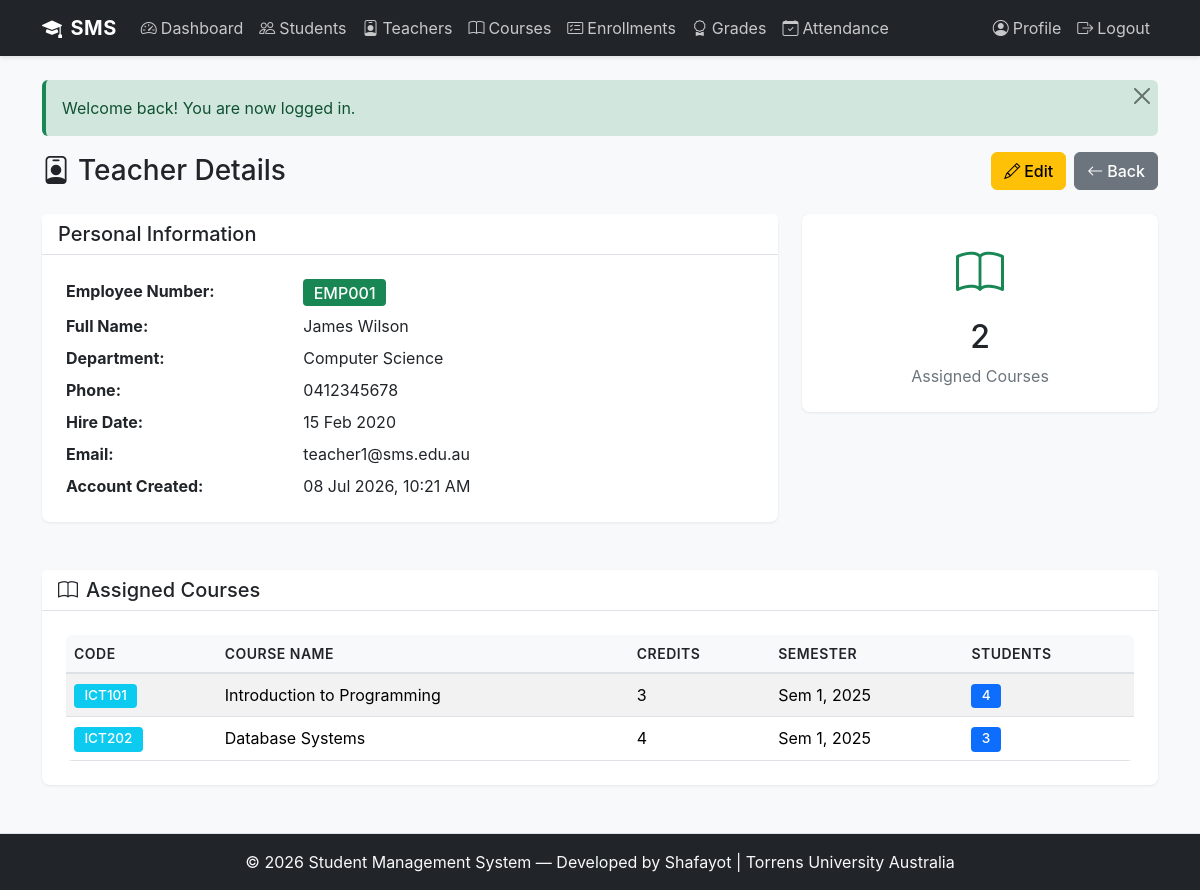
The app's page /public/teachers/view.php?id=1 (signed in) with its own data.
### tables this page shows
CREATE TABLE teachers (
    id INT AUTO_INCREMENT PRIMARY KEY,
    user_id INT NOT NULL,
    employee_number VARCHAR(20) NOT NULL UNIQUE,
    first_name VARCHAR(50) NOT NULL,
    last_name VARCHAR(50) NOT NULL,
    department VARCHAR(100) NULL,
    phone VARCHAR(20) NULL,
    hire_date DATE NOT NULL,
    created_at DATETIME NOT NULL DEFAULT CURRENT_TIMESTAMP,
    FOREIGN KEY (user_id) REFERENCES users(id) ON DELETE CASCADE,
    INDEX idx_user_id (user_id),
    INDEX idx_employee_number (employee_number)
);

CREATE TABLE users (
    id INT AUTO_INCREMENT PRIMARY KEY,
    username VARCHAR(50) NOT NULL UNIQUE,
    email VARCHAR(100) NOT NULL UNIQUE,
    password_hash VARCHAR(255) NOT NULL,
    role ENUM('admin', 'teacher', 'student') NOT NULL DEFAULT 'student',
    is_active TINYINT(1) NOT NULL DEFAULT 1,
    created_at DATETIME NOT NULL DEFAULT CURRENT_TIMESTAMP,
    updated_at DATETIME NOT NULL DEFAULT CURRENT_TIMESTAMP ON UPDATE CURRENT_TIMESTAMP,
    INDEX idx_email (email),
    INDEX idx_role (role),
    INDEX idx_is_active (is_active)
);

### includes/db.php (called while the page is built, shortened)
<?php
class Database {
    private static $instance = null;
    public static function get_connection() {
        if (self::$instance === null) {
            try {
                $dsn = 'mysql:host=' . DB_HOST . ';dbname=' . DB_NAME . ';charset=' . DB_CHARSET;
                $options = [
                    PDO::ATTR_ERRMODE            => PDO::ERRMODE_EXCEPTION,
                    PDO::ATTR_DEFAULT_FETCH_MODE  => PDO::FETCH_ASSOC,
                    PDO::ATTR_EMULATE_PREPARES    => false,
                ];
                self::$instance = new PDO($dsn, DB_USER, DB_PASS, $options);
            } catch (PDOException $e) {
                error_log('Database connection failed: ' . $e->getMessage());
                die('Sorry, we could not connect to the database. Please try again later.');
            }
        }
        return self::$instance;
    }
    public static function query($sql, $params = []) {
        try {
            $pdo = self::get_connection();
            $stmt = $pdo->prepare($sql);
            $stmt->execute($params);
            return $stmt;
        } catch (PDOException $e) {
            error_log('Query failed: ' . $e->getMessage());
            die('Sorry, a database error occurred. Please try again later.');
        }
    }
    public static function fetch_all($sql, $params = []) {
        $stmt = self::query($sql, $params);
        return $stmt->fetchAll();
    }
    public static function fetch_one($sql, $params = []) {
        $stmt = self::query($sql, $params);
        return $stmt->fetch();
    }
}

### includes/functions.php (called while the page is built, shortened)
<?php
function sanitize($string) {
    return htmlspecialchars($string, ENT_QUOTES, 'UTF-8');
}
function format_date($date, $format = 'd M Y') {
    $datetime = new DateTime($date);
    return $datetime->format($format);
}
function format_datetime($datetime, $format = 'd M Y, h:i A') {
    $dt = new DateTime($datetime);
    return $dt->format($format);
}

### public/teachers/view.php (the view, shortened to what this page needs)
<?php
require_once __DIR__ . '/../../includes/header.php';
$teacher_id = intval($_GET['id'] ?? 0);
$teacher = Database::fetch_one(
    "SELECT t.*, u.email, u.username, u.created_at as account_created
     FROM teachers t JOIN users u ON t.user_id = u.id WHERE t.id = ?",
    [$teacher_id]
);
$courses = Database::fetch_all(
    "SELECT c.course_code, c.course_name, c.credits, c.semester, c.year,
            (SELECT COUNT(*) FROM enrollments e WHERE e.course_id = c.id AND e.status = 'active') as student_count
     FROM courses c WHERE c.teacher_id = ? ORDER BY c.year DESC, c.semester DESC",
    [$teacher_id]
);
?>
<div class="d-flex justify-content-between align-items-center mb-4">
    <h1 class="h3 mb-0"><i class="bi bi-person-badge me-2"></i>Teacher Details</h1>
    <div class="d-flex gap-2">
        <a href="<?php echo BASE_URL; ?>/teachers/edit.php?id=<?php echo $teacher_id; ?>" class="btn btn-warning">
            <i class="bi bi-pencil me-1"></i>Edit
        </a>
        <a href="<?php echo BASE_URL; ?>/teachers/list.php" class="btn btn-secondary">
            <i class="bi bi-arrow-left me-1"></i>Back
        </a>
    </div>
</div>
<div class="row g-4 mb-4">
    <div class="col-md-8">
        <div class="card">
            <div class="card-header bg-white"><h5 class="mb-0">Personal Information</h5></div>
            <div class="card-body">
                <div class="row mb-2"><div class="col-sm-4 fw-bold">Employee Number:</div><div class="col-sm-8"><span class="badge bg-success fs-6"><?php echo sanitize($teacher['employee_number']); ?></span></div></div>
                <div class="row mb-2"><div class="col-sm-4 fw-bold">Full Name:</div><div class="col-sm-8"><?php echo sanitize($teacher['first_name'] . ' ' . $teacher['last_name']); ?></div></div>
                <div class="row mb-2"><div class="col-sm-4 fw-bold">Department:</div><div class="col-sm-8"><?php echo sanitize($teacher['department']); ?></div></div>
                <div class="row mb-2"><div class="col-sm-4 fw-bold">Phone:</div><div class="col-sm-8"><?php echo sanitize($teacher['phone'] ?? 'N/A'); ?></div></div>
                <div class="row mb-2"><div class="col-sm-4 fw-bold">Hire Date:</div><div class="col-sm-8"><?php echo format_date($teacher['hire_date']); ?></div></div>
                <div class="row mb-2"><div class="col-sm-4 fw-bold">Email:</div><div class="col-sm-8"><?php echo sanitize($teacher['email']); ?></div></div>
                <div class="row mb-0"><div class="col-sm-4 fw-bold">Account Created:</div><div class="col-sm-8"><?php echo format_datetime($teacher['account_created']); ?></div></div>
            </div>
        </div>
    </div>
    <div class="col-md-4">
        <div class="card border-success">
            <div class="card-body text-center">
                <i class="bi bi-book text-success" style="font-size: 3rem;"></i>
                <h2 class="mt-2"><?php echo count($courses); ?></h2>
                <p class="text-muted mb-0">Assigned Courses</p>
            </div>
        </div>
    </div>
</div>
<div class="card">
    <div class="card-header bg-white"><h5 class="mb-0"><i class="bi bi-book me-2"></i>Assigned Courses</h5></div>
    <div class="card-body">
        <?php if (empty($courses)): ?>
            <p class="text-muted">No courses assigned.</p>
        <?php else: ?>
            <div class="table-responsive">
                <table class="table table-striped table-hover mb-0">
                    <thead><tr><th>Code</th><th>Course Name</th><th>Credits</th><th>Semester</th><th>Students</th></tr></thead>
                    <tbody>
                        <?php foreach ($courses as $c): ?>
                            <tr>
                                <td><span class="badge bg-info"><?php echo sanitize($c['course_code']); ?></span></td>
                                <td><?php echo sanitize($c['course_name']); ?></td>
                                <td><?php echo $c['credits']; ?></td>
                                <td><?php echo ($c['semester'] === 'summer' ? 'Summer' : 'Sem ' . $c['semester']) . ', ' . $c['year']; ?></td>
                                <td><span class="badge bg-primary"><?php echo $c['student_count']; ?></span></td>
                            </tr>
                        <?php endforeach; ?>
                    </tbody>
                </table>
            </div>
        <?php endif; ?>
    </div>
</div>
<?php require_once __DIR__ . '/../../includes/footer.php'; ?>

### assets/css/style.css (style rules this page uses)
:root { --primary-color: #0d6efd; --secondary-color: #6c757d; --success-color: #198754; --danger-color: #dc3545; --warning-color: #ffc107; --info-color: #0dcaf0; --light-color: #f8f9fa; --dark-color: #212529; }
body { font-family: -apple-system, BlinkMacSystemFont, 'Segoe UI', Roboto, 'Helvetica Neue', Arial, sans-serif; background-color: #f8f9fa; min-height: 100vh; display: flex; flex-direction: column; }
.btn { border-radius: 0.375rem; font-weight: 500; transition: all 0.2s ease; }
.table { background-color: #fff; border-collapse: collapse; }
.table thead th { background-color: #f8f9fa; border-bottom: 2px solid #dee2e6; font-weight: 600; color: #212529; text-transform: uppercase; font-size: 0.875rem; letter-spacing: 0.5px; }
.table tbody td { vertical-align: middle; border-bottom: 1px solid #dee2e6; }
.table-striped tbody tr:nth-of-type(odd) { background-color: rgba(0, 0, 0, 0.02); }
.table-responsive { border-radius: 0.375rem; overflow: hidden; }
.card { border: none; border-radius: 0.5rem; box-shadow: 0 1px 3px rgba(0, 0, 0, 0.08); margin-bottom: 1.5rem; }
.card-header { background-color: #f8f9fa; border-bottom: 1px solid #dee2e6; font-weight: 600; color: #212529; }
.card-body { padding: 1.5rem; }
.badge { padding: 0.35rem 0.65rem; font-weight: 500; font-size: 0.85rem; border-radius: 0.25rem; }
.text-muted { color: #6c757d !important; }
.text-center { text-align: center; }
.d-flex { display: flex; }
.justify-content-between { justify-content: space-between; }
.align-items-center { align-items: center; }
.gap-2 { gap: 0.5rem; }
.mt-2 { margin-top: 0.5rem; }
.mb-2 { margin-bottom: 0.5rem; }

### records on screen
teachers: employee_number "EMP001", first_name+last_name "James Wilson", department "Computer Science", phone "0412345678", hire_date "15 Feb 2020", user.email "teacher1@sms.edu.au", user.created_at "08 Jul 2026, 10:21 AM"

### other values on screen
$message "Welcome back! You are now logged in."
count($courses) "2"
$c['course_code'] "ICT101"
$c['course_name'] "Introduction to Programming"
$c['credits'] "3"
$c['semester'] "1"
$c['year'] "2025"
$c['student_count'] "4"
$c['course_code'] "ICT202"
$c['course_name'] "Database Systems"
$c['credits'] "4"
$c['student_count'] "3"
